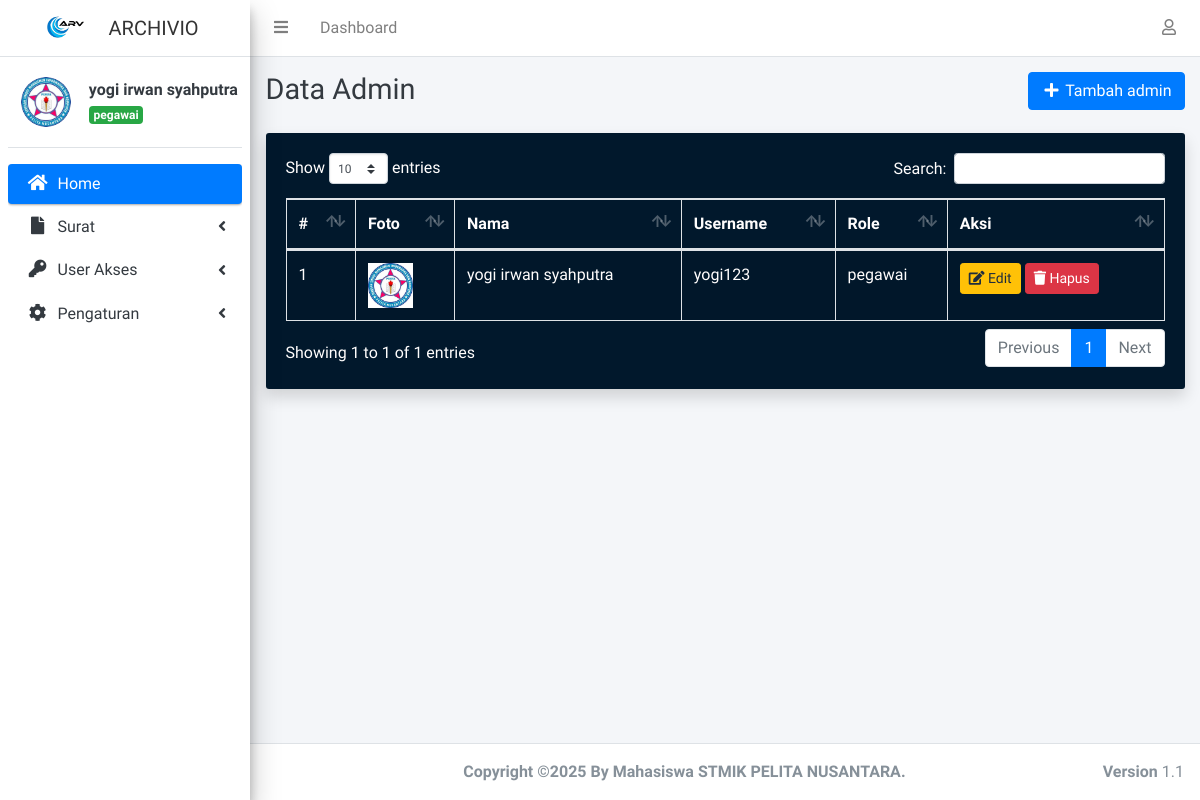
Screenshot of /users_manajemen/user_akses.php (signed in) with the database file from the repository.
### tables this page shows
CREATE TABLE `users` (
  `id` int(11) NOT NULL,
  `username` varchar(255) NOT NULL,
  `password` varchar(255) NOT NULL,
  `role` varchar(255) NOT NULL,
  `name` varchar(255) DEFAULT NULL,
  `foto` varchar(255) NOT NULL
);

### connection/functions.php (called while the page is built, shortened)
<?php
include "connection.php";
$base_url = "http://localhost/arsip_surat/";
function encode_id($id)
{
    global $conn;
    $id = mysqli_real_escape_string($conn, $id);
    return uniqid() . hash('sha1', $id);
}
function get_userLog($id) {
    global $conn;
    $query = "SELECT * FROM users WHERE id = ?";
    $stmt = mysqli_prepare($conn, $query);
    mysqli_stmt_bind_param($stmt, "i", $id);
    mysqli_stmt_execute($stmt);
    $result = mysqli_stmt_get_result($stmt);
    return mysqli_fetch_assoc($result);
}

### users_manajemen/user_akses.php (the view, shortened to what this page needs)
<?php
include "../connection/functions.php";
$users = mysqli_query($conn, "SELECT * FROM users");
?>
<!DOCTYPE html>
<html lang="id">
<head>
    <?php include "../component/css.php"; ?>
    <link rel="stylesheet" href="<?= $base_url; ?>assets/cropper/cropper.min.css">
</head>
<body class="hold-transition sidebar-mini layout-fixed">
<div class="wrapper">
    <?php include '../component/sidebar.php'; ?>
    <?php include '../component/navbar.php'; ?>
    <div class="content-wrapper">
        <div class="content-header">
            <div class="container">
                <div class="row mb-2">
                    <div class="col-sm">
                        <h1 class="m-0 text-dark">Data Admin</h1>
                    </div>
                    <div class="col-sm text-right">
                        <button type="button" class="btn btn-primary" data-toggle="modal" data-target="#tambah_admin">
                            <i class="fas fa-fw fa-plus"></i> Tambah admin
                        </button>
                    </div>
                </div>
            </div>
        </div>
        <section class="content">
            <div class="container-fluid">
                <div class="row">
                    <div class="col-lg">
                        <div class="card shadow">
                            <div class="card-body">
                                <div class="table-responsive">
                                    <table class="table table-bordered table-hover table-striped" id="table_id">
                                        <thead>
                                            <tr>
                                                <th>#</th>
                                                <th>Foto</th>
                                                <th>Nama</th>
                                                <th>Username</th>
                                                <th>Role</th>
                                                <th>Aksi</th>
                                            </tr>
                                        </thead>
                                        <tbody>
                                            <?php $i = 1; ?>
                                            <?php foreach ($users as $user): ?>
                                                <tr>
                                                    <td><?= $i++; ?></td>
                                                    <td>
                                                        <img src="<?= $base_url; ?>assets/img/user_profile/<?= $user['foto']; ?>"
                                                             width="45px" alt="foto <?= $user['name']; ?>">
                                                    </td>
                                                    <td><?= $user['name']; ?></td>
                                                    <td><?= $user['username']; ?></td>
                                                    <td><?= $user['role']; ?></td>
                                                    <td>
                                                        <button type="button" class="btn btn-warning btn-sm" data-toggle="modal" data-target="#editUserModal<?= $user['id']; ?>">
                                                            <i class="fas fa-edit"></i> Edit
                                                        </button>
                                                        <button class="btn btn-danger btn-sm" onclick="hapusAdmin('<?= encode_id($user['id']); ?>')">
                                                            <i class="fas fa-trash"></i> Hapus
                                                        </button>
                                                    </td>
                                                </tr>
                                            <?php endforeach; ?>
                                        </tbody>
                                    </table>
                                </div>
                            </div>
                        </div>
                    </div>
                </div>
            </div>
        </section>
    </div>
    <?php include '../component/footer.php'; ?>
</div>
</body>
</html>

### component/sidebar.php (shortened to what this page needs)
<?php
$get_userLog = get_userLog($_SESSION["id_user"]);
?>
<aside class="main-sidebar sidebar-light-primary elevation-4">
  <a href="<?= $base_url; ?>index.php" class="brand-link">
    <img src="<?= $base_url; ?>assets/img/logo.png" alt="Logo" class="brand-image rounded  p-1 bg-white">
    <span class="brand-text font-weight-dark">ARCHIVIO</span>
  </a>
  <div class="sidebar">
      <div class="user-panel mt-3 pb-3 mb-3 d-flex align-items-center">
      <div class="image">
          <img class="rounded-pill" style="width: 50px; height: 50px;" src="<?= $base_url; ?>assets/img/user_profile/<?= $get_userLog['foto']; ?>" alt="User Image">
      </div>
      <div class="info ml-2">
          <a href="<?= $base_url; ?>index.php" class="d-block font-weight-bold">
              <?= $get_userLog['name']; ?>
          </a>
          <span class="badge badge-success"><?= $get_userLog['role']; ?></span>
      </div>
  </div>
    <nav class="mt-2">
      <ul class="nav nav-pills nav-sidebar flex-column" data-widget="treeview" role="menu" data-accordion="false">
        <li class="nav-item has-treeview menu-open">
          <a href="<?= $base_url; ?>index.php" class="nav-link active">
            <i class="nav-icon fas fa-home"></i>
            <p>
              Home
            </p>
          </a>
        </li>
        <li class="nav-item has-treeview">
          <a href="<?= $base_url; ?>#" class="nav-link">
            <i class="nav-icon fa fa-file"></i>
            <p>
              Surat
              <i class="fas fa-angle-left right"></i>
            </p>
          </a>
        </li>
        <li class="nav-item has-treeview">
          <a href="<?= $base_url; ?>#" class="nav-link">
            <i class="nav-icon fa fa-key"></i>
            <p>
              User Akses
              <i class="fas fa-angle-left right"></i>
            </p>
          </a>
        </li>
        <li class="nav-item has-treeview">
          <a href="<?= $base_url; ?>#" class="nav-link">
            <i class="nav-icon fa fa-cog"></i>
            <p>
              Pengaturan
              <i class="fas fa-angle-left right"></i>
            </p>
          </a>
        </li>
      </ul>
    </nav>
  </div>
</aside>

### assets/css/style.css (style rules this page uses)
.card-body { border-radius: 3px; background-color: rgb(1, 24, 44); color: rgb(255, 253, 253); }

### rows the page displays
users: foto (picture), name "yogi irwan syahputra", role "pegawai", username "yogi123"
